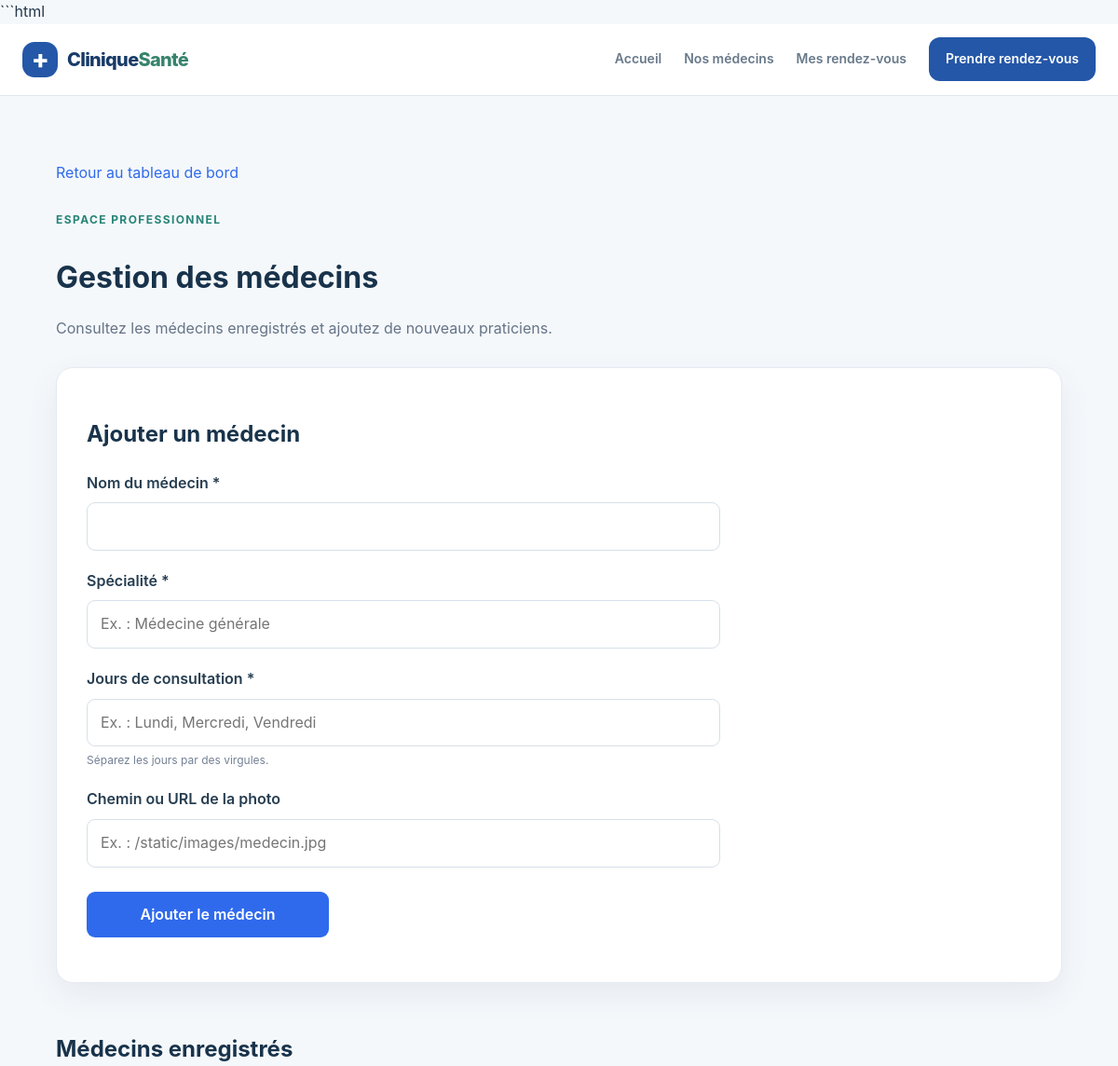
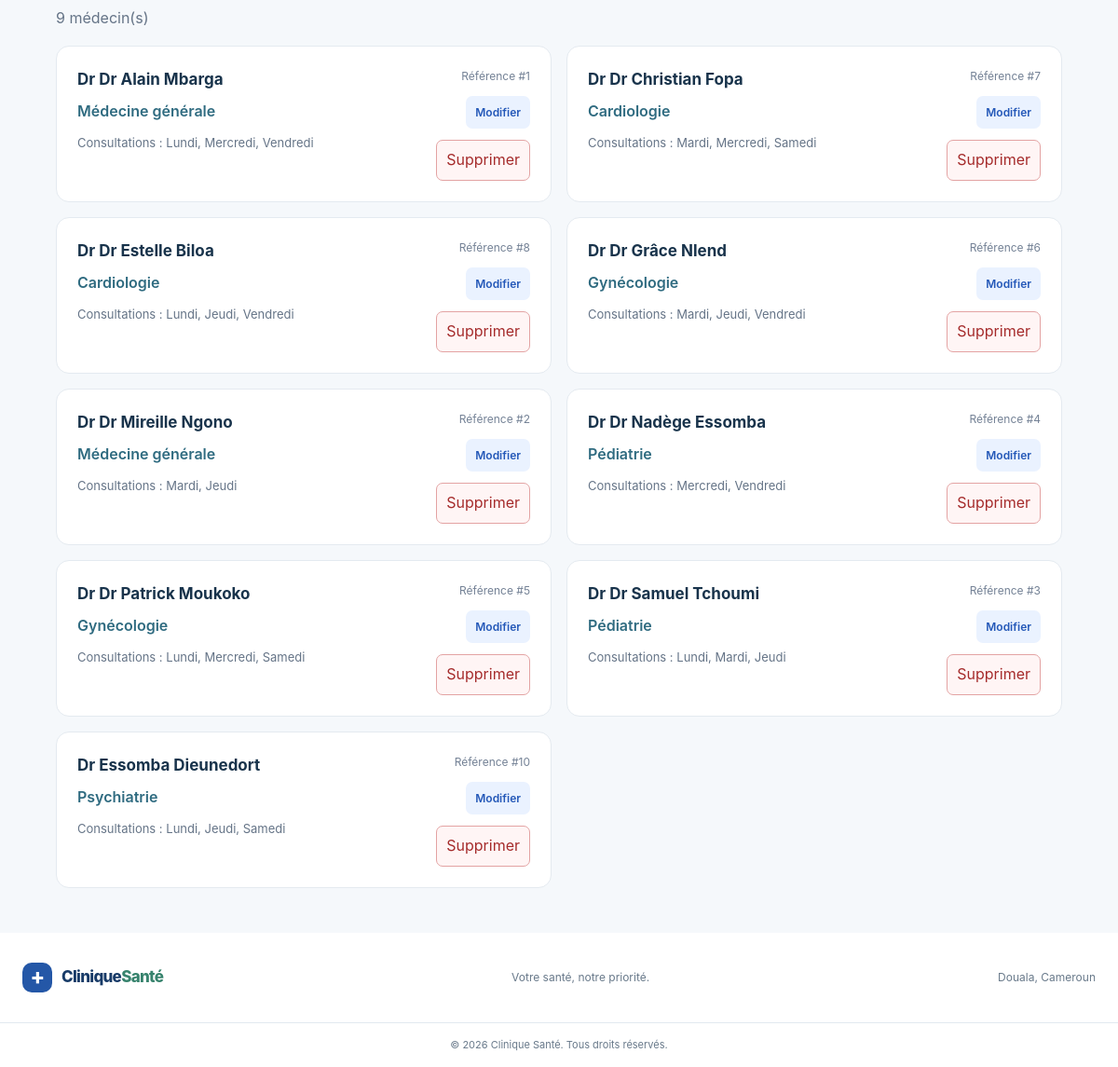
/admin/medecins (signed in), run on the app's committed database (2 pictures, top to bottom).
### tables this page shows
CREATE TABLE medecins (
    id INTEGER PRIMARY KEY AUTOINCREMENT,
    nom TEXT NOT NULL,
    specialite TEXT NOT NULL,
    photo TEXT,
    jours_consultation TEXT NOT NULL
);

### app.py (the view, shortened to what this page needs)
@app.route("/admin/medecins", methods=["GET", "POST"])
@administrateur_requis
def gestion_medecins():
    connexion = get_db()
    erreur = None
    confirmation = None
    medecins = connexion.execute(
        """
        SELECT id, nom, specialite, photo, jours_consultation
        FROM medecins
        ORDER BY nom
        """
    ).fetchall()
    return render_template(
        "admin/medecins.html",
        medecins=medecins,
        erreur=erreur,
        confirmation=confirmation,
    )

### app.py (called while the page is built)
def administrateur_requis(fonction):
    @wraps(fonction)
    def fonction_protegee(*args, **kwargs):
        if "administrateur_id" not in session:
            return redirect(url_for("connexion_admin"))
        return fonction(*args, **kwargs)
    return fonction_protegee

@app.teardown_appcontext
def fermer_connexion(exception=None):
    connexion = g.pop("connexion", None)
    if connexion is not None:
        connexion.close()

### database/db.py (called while the page is built)
def get_db():
    if "connexion" not in g:
        g.connexion = sqlite3.connect(CHEMIN_BASE)
        g.connexion.row_factory = sqlite3.Row
        g.connexion.execute("PRAGMA foreign_keys = ON")
    return g.connexion

### templates/admin/medecins.html (shortened to what this page needs)
{% extends "base.html" %}
{% block content %}
<section class="admin-dashboard">
    <a class="admin-back" href="{{ url_for('tableau_de_bord') }}">
        Retour au tableau de bord
    </a>
    <div class="admin-page-heading">
        <p class="admin-eyebrow">ESPACE PROFESSIONNEL</p>
        <h1>Gestion des médecins</h1>
        <p>Consultez les médecins enregistrés et ajoutez de nouveaux praticiens.</p>
    </div>
    <div class="admin-welcome-card admin-doctor-form-card">
        <h2>Ajouter un médecin</h2>
        <form method="POST" action="{{ url_for('gestion_medecins') }}">
            <div class="admin-field">
                <label for="nom">Nom du médecin *</label>
                <input
                    type="text"
                    id="nom"
                    name="nom"
                    maxlength="100"
                    required
                >
            </div>
            <div class="admin-field">
                <label for="specialite">Spécialité *</label>
                <input
                    type="text"
                    id="specialite"
                    name="specialite"
                    maxlength="100"
                    placeholder="Ex. : Médecine générale"
                    required
                >
            </div>
            <div class="admin-field">
                <label for="jours_consultation">Jours de consultation *</label>
                <input
                    type="text"
                    id="jours_consultation"
                    name="jours_consultation"
                    maxlength="150"
                    placeholder="Ex. : Lundi, Mercredi, Vendredi"
                    required
                >
                <span class="admin-cell-secondary">
                    Séparez les jours par des virgules.
                </span>
            </div>
            <div class="admin-field">
                <label for="photo">Chemin ou URL de la photo</label>
                <input
                    type="text"
                    id="photo"
                    name="photo"
                    maxlength="255"
                    placeholder="Ex. : /static/images/medecin.jpg"
                >
            </div>
            <button class="admin-submit" type="submit">
                Ajouter le médecin
            </button>
        </form>
    </div>
    <div class="admin-list-heading">
        <div>
            <h2>Médecins enregistrés</h2>
            <p>{{ medecins|length }} médecin(s)</p>
        </div>
    </div>
    {% if medecins %}
        <div class="admin-doctor-list">
            {% for medecin in medecins %}
                <article class="admin-doctor-card">
                    <div>
                        <h3>Dr {{ medecin.nom }}</h3>
                        <p class="admin-doctor-specialty">
                            {{ medecin.specialite }}
                        </p>
                        <p class="admin-doctor-days">
                            Consultations : {{ medecin.jours_consultation }}
                        </p>
                    </div>
                    <div class="admin-doctor-actions">
                        <span class="admin-doctor-id">
                            Référence #{{ medecin.id }}
                        </span>
                        <a
                            class="admin-action-button admin-doctor-edit"
                            href="{{ url_for('modifier_medecin', medecin_id=medecin.id) }}"
                        >
                            Modifier
                        </a>
                        <form
                            method="POST"
                            action="{{ url_for('supprimer_medecin', medecin_id=medecin.id) }}"
                            onsubmit="return confirm('Voulez-vous vraiment supprimer ce médecin ? Cette action est définitive.');"
                        >
                            <button
                                type="submit"
                                class="admin-action-button admin-doctor-delete"
                            >
                                Supprimer
                            </button>
                        </form>
                    </div>
                </article>
            {% endfor %}
        </div>
    {% else %}
        <div class="admin-empty-state">
            <h2>Aucun médecin enregistré</h2>
            <p>Utilisez le formulaire ci-dessus pour ajouter le premier médecin.</p>
        </div>
    {% endif %}
</section>
{% endblock %}

### data on the page
medecins: nom "Dr Alain Mbarga", specialite "Médecine générale", jours_consultation "Lundi, Mercredi, Vendredi", id "1"
medecins: nom "Dr Christian Fopa", specialite "Cardiologie", jours_consultation "Mardi, Mercredi, Samedi", id "7"
medecins: nom "Dr Estelle Biloa", specialite "Cardiologie", jours_consultation "Lundi, Jeudi, Vendredi", id "8"
medecins: nom "Dr Grâce Nlend", specialite "Gynécologie", jours_consultation "Mardi, Jeudi, Vendredi", id "6"
medecins: nom "Dr Mireille Ngono", specialite "Médecine générale", jours_consultation "Mardi, Jeudi", id "2"
medecins: nom "Dr Nadège Essomba", specialite "Pédiatrie", jours_consultation "Mercredi, Vendredi", id "4"
medecins: nom "Dr Patrick Moukoko", specialite "Gynécologie", jours_consultation "Lundi, Mercredi, Samedi", id "5"
medecins: nom "Dr Samuel Tchoumi", specialite "Pédiatrie", jours_consultation "Lundi, Mardi, Jeudi", id "3"
medecins: nom "Essomba Dieunedort", specialite "Psychiatrie", jours_consultation "Lundi, Jeudi, Samedi", id "10"

### other printed values
{{ medecins|length }} "9"
